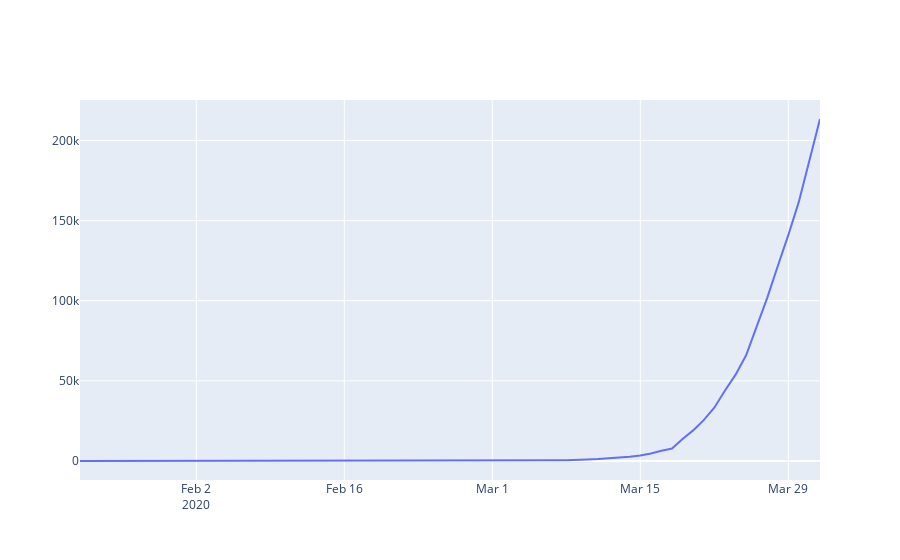

The cell this chart's notebook holds for it:
### Code cell
import plotly.graph_objects as go

fig = go.Figure(data=[
    go.Scatter(
        x=psdf.index,
        y=psdf.US
    ),
])
fig.show()
